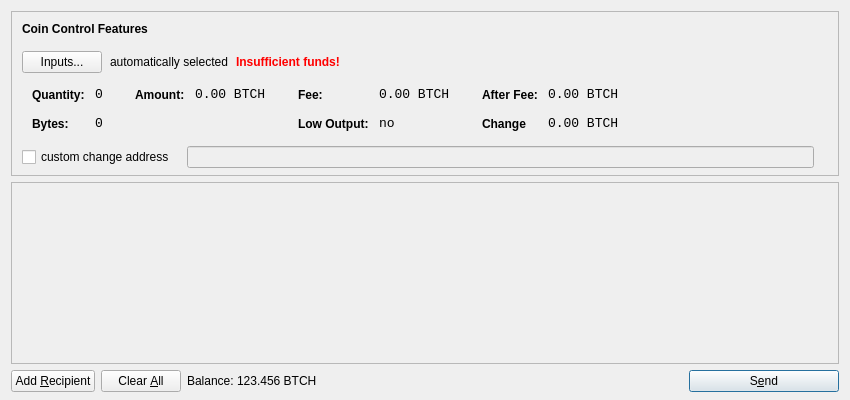
<?xml version="1.0" encoding="UTF-8"?>
<ui version="4.0">
 <class>SendCoinsDialog</class>
 <widget class="QDialog" name="SendCoinsDialog">
  <property name="geometry">
   <rect>
    <x>0</x>
    <y>0</y>
    <width>850</width>
    <height>400</height>
   </rect>
  </property>
  <property name="windowTitle">
   <string>Send Coins</string>
  </property>
  <layout class="QVBoxLayout" name="verticalLayout" stretch="0,1,0">
   <property name="bottomMargin">
    <number>8</number>
   </property>
   <item>
    <widget class="QFrame" name="frameCoinControl">
     <property name="sizePolicy">
      <sizepolicy hsizetype="Expanding" vsizetype="Expanding">
       <horstretch>0</horstretch>
       <verstretch>0</verstretch>
      </sizepolicy>
     </property>
     <property name="maximumSize">
      <size>
       <width>16777215</width>
       <height>16777215</height>
      </size>
     </property>
     <property name="frameShape">
      <enum>QFrame::StyledPanel</enum>
     </property>
     <property name="frameShadow">
      <enum>QFrame::Sunken</enum>
     </property>
     <layout class="QVBoxLayout" name="verticalLayoutCoinControl2">
      <property name="spacing">
       <number>-1</number>
      </property>
      <property name="leftMargin">
       <number>0</number>
      </property>
      <property name="topMargin">
       <number>0</number>
      </property>
      <property name="rightMargin">
       <number>0</number>
      </property>
      <property name="bottomMargin">
       <number>6</number>
      </property>
      <item>
       <layout class="QVBoxLayout" name="verticalLayoutCoinControl" stretch="0,0,0,0,1">
        <property name="spacing">
         <number>0</number>
        </property>
        <property name="leftMargin">
         <number>10</number>
        </property>
        <property name="topMargin">
         <number>10</number>
        </property>
        <item>
         <layout class="QHBoxLayout" name="horizontalLayoutCoinControl1">
          <property name="bottomMargin">
           <number>15</number>
          </property>
          <item>
           <widget class="QLabel" name="labelCoinControlFeatures">
            <property name="sizePolicy">
             <sizepolicy hsizetype="Preferred" vsizetype="Maximum">
              <horstretch>0</horstretch>
              <verstretch>0</verstretch>
             </sizepolicy>
            </property>
            <property name="font">
             <font>
              <weight>75</weight>
              <bold>true</bold>
             </font>
            </property>
            <property name="styleSheet">
             <string notr="true">font-weight:bold;</string>
            </property>
            <property name="text">
             <string>Coin Control Features</string>
            </property>
           </widget>
          </item>
         </layout>
        </item>
        <item>
         <layout class="QHBoxLayout" name="horizontalLayoutCoinControl2" stretch="0,0,0,0">
          <property name="spacing">
           <number>8</number>
          </property>
          <property name="bottomMargin">
           <number>10</number>
          </property>
          <item>
           <widget class="QPushButton" name="pushButtonCoinControl">
            <property name="styleSheet">
             <string notr="true"/>
            </property>
            <property name="text">
             <string>Inputs...</string>
            </property>
           </widget>
          </item>
          <item>
           <widget class="QLabel" name="labelCoinControlAutomaticallySelected">
            <property name="text">
             <string>automatically selected</string>
            </property>
            <property name="margin">
             <number>5</number>
            </property>
           </widget>
          </item>
          <item>
           <widget class="QLabel" name="labelCoinControlInsuffFunds">
            <property name="font">
             <font>
              <weight>75</weight>
              <bold>true</bold>
             </font>
            </property>
            <property name="styleSheet">
             <string notr="true">color:red;font-weight:bold;</string>
            </property>
            <property name="text">
             <string>Insufficient funds!</string>
            </property>
            <property name="margin">
             <number>5</number>
            </property>
           </widget>
          </item>
          <item>
           <spacer name="horizontalSpacerCoinControl">
            <property name="orientation">
             <enum>Qt::Horizontal</enum>
            </property>
            <property name="sizeHint" stdset="0">
             <size>
              <width>40</width>
              <height>1</height>
             </size>
            </property>
           </spacer>
          </item>
         </layout>
        </item>
        <item>
         <widget class="QWidget" name="widgetCoinControl" native="true">
          <property name="sizePolicy">
           <sizepolicy hsizetype="Preferred" vsizetype="Preferred">
            <horstretch>0</horstretch>
            <verstretch>0</verstretch>
           </sizepolicy>
          </property>
          <property name="minimumSize">
           <size>
            <width>0</width>
            <height>0</height>
           </size>
          </property>
          <property name="styleSheet">
           <string notr="true"/>
          </property>
          <layout class="QHBoxLayout" name="horizontalLayoutCoinControl5">
           <property name="margin">
            <number>0</number>
           </property>
           <item>
            <layout class="QHBoxLayout" name="horizontalLayoutCoinControl3" stretch="0,0,0,1">
             <property name="spacing">
              <number>20</number>
             </property>
             <property name="topMargin">
              <number>0</number>
             </property>
             <property name="bottomMargin">
              <number>10</number>
             </property>
             <item>
              <layout class="QFormLayout" name="formLayoutCoinControl1">
               <property name="horizontalSpacing">
                <number>10</number>
               </property>
               <property name="verticalSpacing">
                <number>14</number>
               </property>
               <property name="leftMargin">
                <number>10</number>
               </property>
               <property name="topMargin">
                <number>4</number>
               </property>
               <property name="rightMargin">
                <number>6</number>
               </property>
               <item row="0" column="0">
                <widget class="QLabel" name="labelCoinControlQuantityText">
                 <property name="styleSheet">
                  <string notr="true">font-weight:bold;</string>
                 </property>
                 <property name="text">
                  <string>Quantity:</string>
                 </property>
                 <property name="margin">
                  <number>0</number>
                 </property>
                </widget>
               </item>
               <item row="0" column="1">
                <widget class="QLabel" name="labelCoinControlQuantity">
                 <property name="font">
                  <font>
                   <family>Monospace</family>
                   <pointsize>10</pointsize>
                  </font>
                 </property>
                 <property name="cursor">
                  <cursorShape>IBeamCursor</cursorShape>
                 </property>
                 <property name="contextMenuPolicy">
                  <enum>Qt::ActionsContextMenu</enum>
                 </property>
                 <property name="text">
                  <string>0</string>
                 </property>
                 <property name="margin">
                  <number>0</number>
                 </property>
                 <property name="textInteractionFlags">
                  <set>Qt::LinksAccessibleByMouse|Qt::TextSelectableByKeyboard|Qt::TextSelectableByMouse</set>
                 </property>
                </widget>
               </item>
               <item row="1" column="0">
                <widget class="QLabel" name="labelCoinControlBytesText">
                 <property name="styleSheet">
                  <string notr="true">font-weight:bold;</string>
                 </property>
                 <property name="text">
                  <string>Bytes:</string>
                 </property>
                </widget>
               </item>
               <item row="1" column="1">
                <widget class="QLabel" name="labelCoinControlBytes">
                 <property name="font">
                  <font>
                   <family>Monospace</family>
                   <pointsize>10</pointsize>
                  </font>
                 </property>
                 <property name="cursor">
                  <cursorShape>IBeamCursor</cursorShape>
                 </property>
                 <property name="contextMenuPolicy">
                  <enum>Qt::ActionsContextMenu</enum>
                 </property>
                 <property name="text">
                  <string>0</string>
                 </property>
                 <property name="textInteractionFlags">
                  <set>Qt::LinksAccessibleByMouse|Qt::TextSelectableByKeyboard|Qt::TextSelectableByMouse</set>
                 </property>
                </widget>
               </item>
              </layout>
             </item>
             <item>
              <layout class="QFormLayout" name="formLayoutCoinControl2">
               <property name="horizontalSpacing">
                <number>10</number>
               </property>
               <property name="verticalSpacing">
                <number>14</number>
               </property>
               <property name="leftMargin">
                <number>6</number>
               </property>
               <property name="topMargin">
                <number>4</number>
               </property>
               <property name="rightMargin">
                <number>6</number>
               </property>
               <item row="0" column="0">
                <widget class="QLabel" name="labelCoinControlAmountText">
                 <property name="styleSheet">
                  <string notr="true">font-weight:bold;</string>
                 </property>
                 <property name="text">
                  <string>Amount:</string>
                 </property>
                 <property name="margin">
                  <number>0</number>
                 </property>
                </widget>
               </item>
               <item row="0" column="1">
                <widget class="QLabel" name="labelCoinControlAmount">
                 <property name="font">
                  <font>
                   <family>Monospace</family>
                   <pointsize>10</pointsize>
                  </font>
                 </property>
                 <property name="cursor">
                  <cursorShape>IBeamCursor</cursorShape>
                 </property>
                 <property name="contextMenuPolicy">
                  <enum>Qt::ActionsContextMenu</enum>
                 </property>
                 <property name="text">
                  <string notr="true">0.00 BTCH</string>
                 </property>
                 <property name="textInteractionFlags">
                  <set>Qt::LinksAccessibleByMouse|Qt::TextSelectableByKeyboard|Qt::TextSelectableByMouse</set>
                 </property>
                </widget>
               </item>
              </layout>
             </item>
             <item>
              <layout class="QFormLayout" name="formLayoutCoinControl3">
               <property name="horizontalSpacing">
                <number>10</number>
               </property>
               <property name="verticalSpacing">
                <number>14</number>
               </property>
               <property name="leftMargin">
                <number>6</number>
               </property>
               <property name="topMargin">
                <number>4</number>
               </property>
               <property name="rightMargin">
                <number>6</number>
               </property>
               <item row="0" column="0">
                <widget class="QLabel" name="labelCoinControlFeeText">
                 <property name="styleSheet">
                  <string notr="true">font-weight:bold;</string>
                 </property>
                 <property name="text">
                  <string>Fee:</string>
                 </property>
                 <property name="margin">
                  <number>0</number>
                 </property>
                </widget>
               </item>
               <item row="0" column="1">
                <widget class="QLabel" name="labelCoinControlFee">
                 <property name="font">
                  <font>
                   <family>Monospace</family>
                   <pointsize>10</pointsize>
                  </font>
                 </property>
                 <property name="cursor">
                  <cursorShape>IBeamCursor</cursorShape>
                 </property>
                 <property name="contextMenuPolicy">
                  <enum>Qt::ActionsContextMenu</enum>
                 </property>
                 <property name="text">
                  <string notr="true">0.00 BTCH</string>
                 </property>
                 <property name="textInteractionFlags">
                  <set>Qt::LinksAccessibleByMouse|Qt::TextSelectableByKeyboard|Qt::TextSelectableByMouse</set>
                 </property>
                </widget>
               </item>
               <item row="1" column="0">
                <widget class="QLabel" name="labelCoinControlLowOutputText">
                 <property name="styleSheet">
                  <string notr="true">font-weight:bold;</string>
                 </property>
                 <property name="text">
                  <string>Low Output:</string>
                 </property>
                </widget>
               </item>
               <item row="1" column="1">
                <widget class="QLabel" name="labelCoinControlLowOutput">
                 <property name="font">
                  <font>
                   <family>Monospace</family>
                   <pointsize>10</pointsize>
                  </font>
                 </property>
                 <property name="cursor">
                  <cursorShape>IBeamCursor</cursorShape>
                 </property>
                 <property name="contextMenuPolicy">
                  <enum>Qt::ActionsContextMenu</enum>
                 </property>
                 <property name="text">
                  <string>no</string>
                 </property>
                 <property name="textInteractionFlags">
                  <set>Qt::LinksAccessibleByMouse|Qt::TextSelectableByKeyboard|Qt::TextSelectableByMouse</set>
                 </property>
                </widget>
               </item>
              </layout>
             </item>
             <item>
              <layout class="QFormLayout" name="formLayoutCoinControl4">
               <property name="horizontalSpacing">
                <number>10</number>
               </property>
               <property name="verticalSpacing">
                <number>14</number>
               </property>
               <property name="leftMargin">
                <number>6</number>
               </property>
               <property name="topMargin">
                <number>4</number>
               </property>
               <property name="rightMargin">
                <number>6</number>
               </property>
               <item row="0" column="0">
                <widget class="QLabel" name="labelCoinControlAfterFeeText">
                 <property name="styleSheet">
                  <string notr="true">font-weight:bold;</string>
                 </property>
                 <property name="text">
                  <string>After Fee:</string>
                 </property>
                 <property name="margin">
                  <number>0</number>
                 </property>
                </widget>
               </item>
               <item row="0" column="1">
                <widget class="QLabel" name="labelCoinControlAfterFee">
                 <property name="font">
                  <font>
                   <family>Monospace</family>
                   <pointsize>10</pointsize>
                  </font>
                 </property>
                 <property name="cursor">
                  <cursorShape>IBeamCursor</cursorShape>
                 </property>
                 <property name="contextMenuPolicy">
                  <enum>Qt::ActionsContextMenu</enum>
                 </property>
                 <property name="text">
                  <string notr="true">0.00 BTCH</string>
                 </property>
                 <property name="textInteractionFlags">
                  <set>Qt::LinksAccessibleByMouse|Qt::TextSelectableByKeyboard|Qt::TextSelectableByMouse</set>
                 </property>
                </widget>
               </item>
               <item row="1" column="0">
                <widget class="QLabel" name="labelCoinControlChangeText">
                 <property name="styleSheet">
                  <string notr="true">font-weight:bold;</string>
                 </property>
                 <property name="text">
                  <string>Change</string>
                 </property>
                </widget>
               </item>
               <item row="1" column="1">
                <widget class="QLabel" name="labelCoinControlChange">
                 <property name="font">
                  <font>
                   <family>Monospace</family>
                   <pointsize>10</pointsize>
                  </font>
                 </property>
                 <property name="cursor">
                  <cursorShape>IBeamCursor</cursorShape>
                 </property>
                 <property name="contextMenuPolicy">
                  <enum>Qt::ActionsContextMenu</enum>
                 </property>
                 <property name="text">
                  <string notr="true">0.00 BTCH</string>
                 </property>
                 <property name="textInteractionFlags">
                  <set>Qt::LinksAccessibleByMouse|Qt::TextSelectableByKeyboard|Qt::TextSelectableByMouse</set>
                 </property>
                </widget>
               </item>
              </layout>
             </item>
            </layout>
           </item>
          </layout>
         </widget>
        </item>
        <item>
         <layout class="QHBoxLayout" name="horizontalLayoutCoinControl4" stretch="0,0,0">
          <property name="spacing">
           <number>12</number>
          </property>
          <property name="sizeConstraint">
           <enum>QLayout::SetDefaultConstraint</enum>
          </property>
          <property name="topMargin">
           <number>5</number>
          </property>
          <property name="rightMargin">
           <number>5</number>
          </property>
          <item>
           <widget class="QCheckBox" name="checkBoxCoinControlChange">
            <property name="text">
             <string>custom change address</string>
            </property>
           </widget>
          </item>
          <item>
           <widget class="QLineEdit" name="lineEditCoinControlChange">
            <property name="enabled">
             <bool>false</bool>
            </property>
            <property name="sizePolicy">
             <sizepolicy hsizetype="Expanding" vsizetype="Fixed">
              <horstretch>0</horstretch>
              <verstretch>0</verstretch>
             </sizepolicy>
            </property>
           </widget>
          </item>
          <item>
           <widget class="QLabel" name="labelCoinControlChangeLabel">
            <property name="sizePolicy">
             <sizepolicy hsizetype="Preferred" vsizetype="Expanding">
              <horstretch>0</horstretch>
              <verstretch>0</verstretch>
             </sizepolicy>
            </property>
            <property name="minimumSize">
             <size>
              <width>0</width>
              <height>0</height>
             </size>
            </property>
            <property name="text">
             <string/>
            </property>
            <property name="margin">
             <number>3</number>
            </property>
           </widget>
          </item>
         </layout>
        </item>
        <item>
         <spacer name="verticalSpacerCoinControl">
          <property name="orientation">
           <enum>Qt::Vertical</enum>
          </property>
          <property name="sizeHint" stdset="0">
           <size>
            <width>800</width>
            <height>1</height>
           </size>
          </property>
         </spacer>
        </item>
       </layout>
      </item>
     </layout>
    </widget>
   </item>
   <item>
    <widget class="QScrollArea" name="scrollArea">
     <property name="widgetResizable">
      <bool>true</bool>
     </property>
     <widget class="QWidget" name="scrollAreaWidgetContents">
      <property name="geometry">
       <rect>
        <x>0</x>
        <y>0</y>
        <width>830</width>
        <height>165</height>
       </rect>
      </property>
      <layout class="QVBoxLayout" name="verticalLayout_2">
       <property name="margin">
        <number>0</number>
       </property>
       <item>
        <layout class="QVBoxLayout" name="entries">
         <property name="spacing">
          <number>6</number>
         </property>
        </layout>
       </item>
       <item>
        <spacer name="verticalSpacer">
         <property name="orientation">
          <enum>Qt::Vertical</enum>
         </property>
         <property name="sizeHint" stdset="0">
          <size>
           <width>20</width>
           <height>40</height>
          </size>
         </property>
        </spacer>
       </item>
      </layout>
     </widget>
    </widget>
   </item>
   <item>
    <layout class="QHBoxLayout" name="horizontalLayout">
     <item>
      <widget class="QPushButton" name="addButton">
       <property name="toolTip">
        <string>Send to multiple recipients at once</string>
       </property>
       <property name="text">
        <string>Add &amp;Recipient</string>
       </property>
       <property name="autoDefault">
        <bool>false</bool>
       </property>
      </widget>
     </item>
     <item>
      <widget class="QPushButton" name="clearButton">
       <property name="sizePolicy">
        <sizepolicy hsizetype="Minimum" vsizetype="Fixed">
         <horstretch>0</horstretch>
         <verstretch>0</verstretch>
        </sizepolicy>
       </property>
       <property name="toolTip">
        <string>Remove all transaction fields</string>
       </property>
       <property name="text">
        <string>Clear &amp;All</string>
       </property>
       <property name="autoRepeatDelay">
        <number>300</number>
       </property>
       <property name="autoDefault">
        <bool>false</bool>
       </property>
      </widget>
     </item>
     <item>
      <layout class="QHBoxLayout" name="horizontalLayout_2">
       <property name="spacing">
        <number>3</number>
       </property>
       <item>
        <widget class="QLabel" name="label">
         <property name="sizePolicy">
          <sizepolicy hsizetype="Preferred" vsizetype="Fixed">
           <horstretch>0</horstretch>
           <verstretch>0</verstretch>
          </sizepolicy>
         </property>
         <property name="text">
          <string>Balance:</string>
         </property>
        </widget>
       </item>
       <item>
        <widget class="QLabel" name="labelBalance">
         <property name="sizePolicy">
          <sizepolicy hsizetype="Preferred" vsizetype="Fixed">
           <horstretch>0</horstretch>
           <verstretch>0</verstretch>
          </sizepolicy>
         </property>
         <property name="cursor">
          <cursorShape>IBeamCursor</cursorShape>
         </property>
         <property name="text">
          <string notr="true">123.456 BTCH</string>
         </property>
         <property name="textInteractionFlags">
          <set>Qt::LinksAccessibleByMouse|Qt::TextSelectableByKeyboard|Qt::TextSelectableByMouse</set>
         </property>
        </widget>
       </item>
      </layout>
     </item>
     <item>
      <spacer name="horizontalSpacer">
       <property name="orientation">
        <enum>Qt::Horizontal</enum>
       </property>
       <property name="sizeHint" stdset="0">
        <size>
         <width>40</width>
         <height>20</height>
        </size>
       </property>
      </spacer>
     </item>
     <item>
      <widget class="QPushButton" name="sendButton">
       <property name="minimumSize">
        <size>
         <width>150</width>
         <height>0</height>
        </size>
       </property>
       <property name="toolTip">
        <string>Confirm the send action</string>
       </property>
       <property name="text">
        <string>S&amp;end</string>
       </property>
       <property name="icon">
        <iconset resource="../bitcoin.qrc">
         <normaloff>:/icons/send</normaloff>:/icons/send</iconset>
       </property>
       <property name="default">
        <bool>true</bool>
       </property>
      </widget>
     </item>
    </layout>
   </item>
  </layout>
 </widget>
 <resources>
  <include location="../bitcoin.qrc"/>
 </resources>
 <connections/>
</ui>
